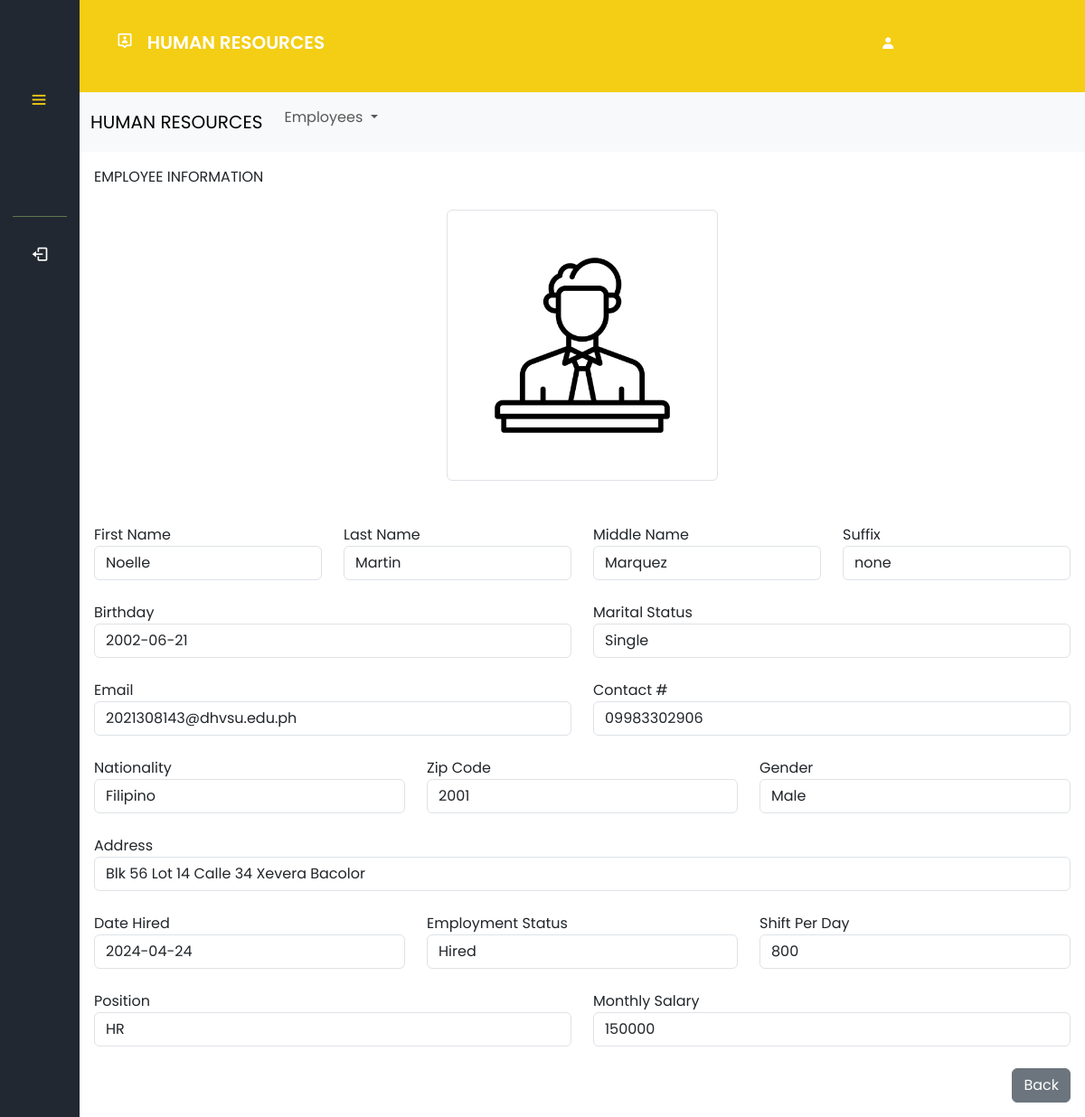
Page /hr/viewemployee.php?viewemployee=35 (signed in) on the committed database.
### tables this page shows
CREATE TABLE `employees` (
  `emp_id` int(11) NOT NULL,
  `firstname` varchar(50) NOT NULL,
  `lastname` varchar(50) NOT NULL,
  `middlename` varchar(50) NOT NULL,
  `suffix` varchar(10) NOT NULL,
  `fullname` varchar(70) NOT NULL,
  `email` varchar(70) NOT NULL,
  `contact` varchar(50) NOT NULL,
  `birthday` date NOT NULL,
  `marital_status` varchar(50) NOT NULL,
  `department` varchar(70) NOT NULL,
  `gender` varchar(10) NOT NULL,
  `nationality` varchar(50) NOT NULL,
  `zip_code` varchar(10) NOT NULL,
  `address` varchar(150) NOT NULL,
  `hire_date` date NOT NULL,
  `emp_status` varchar(50) NOT NULL,
  `shift_per_day` varchar(50) NOT NULL,
  `position` varchar(50) NOT NULL,
  `monthly_salary` int(50) NOT NULL,
  `photo` varchar(100) NOT NULL
);

### hr/viewemployee.php (the view, shortened to what this page needs)
<?php
if (isset($_SESSION['UserLogin'])) {
  $userrole = $_SESSION['UserRole'];
} else {
  header("Location: /pos/login.php");
  exit();
}
require 'connection/conn.php';
    try{
    $pdo = new PDO('mysql:host=localhost;dbname=hr', "root", "");
    $pdo->setAttribute(PDO::ATTR_ERRMODE, PDO::ERRMODE_EXCEPTION);
    } catch (PDOException $e) {
    echo 'Connection Failed' .$e->getMessage();
    }
    if(isset($_GET['viewemployee']))
    {
        $emp_id = $_GET['viewemployee'];
        $stmt = $pdo->prepare('SELECT * from employees where emp_id = :emp_id');
        $stmt->bindParam(':emp_id', $emp_id);
        $stmt->execute();
        $result = $stmt->fetchAll();
        foreach($result as $row){
        }
    }
?>
<!DOCTYPE html>
<html lang="en">
<head>
  <link rel="stylesheet" href="styles/employee.css" />
  <link href='https://unpkg.com/boxicons@2.1.4/css/boxicons.min.css' rel="stylesheet">
  <link rel="stylesheet" href="https://cdn.jsdelivr.net/npm/bootstrap@5.3.3/dist/css/bootstrap.min.css">
  <link rel="stylesheet" href="https://cdn.datatables.net/2.0.2/css/dataTables.dataTables.css" />
</head>
<body>
<nav class="sidebar close" style="overflow: hidden;">
<header>
<div class="image-text">
</div>
  <i class="bx bx-menu toggle"></i>
</header>
<div class="menu-bar">
<div class="menu">
    <div class="bottom-content">
    <hr style="height: 1px; opacity: 40%; border-width: 0; background-color: #BFEA7C;"/>
    <li class="nav-link">
      <a href="/updated pos/logout.php">
      <i class="bx bx-log-out icon"></i>
      </a>
    </li>
    </div>
    </div>
</div>
  </nav>
  <section class="home">
    <div class="userheader">
      <h1> <i class='bx bx-user-pin icon'>&nbsp</i> HUMAN RESOURCES </h1>
      <h2><i class="bx bxs-user usericon">&nbsp</i> <?php echo htmlspecialchars($userrole); ?></h2>
  </div>
<nav class="navbar navbar-expand-lg bg-body-tertiary">
    <div class="container-fluid">
      <a class="navbar-brand" href="employee.php">HUMAN RESOURCES</a>
      <div class="collapse navbar-collapse" id="navbarSupportedContent">
        <ul class="navbar-nav me-auto mb-2 mb-lg-0">
          <li class="nav-item dropdown">
            <a class="nav-link dropdown-toggle" href="#" role="button" data-bs-toggle="dropdown" aria-expanded="false">
              Employees
            </a>
          </li>
        </ul>
      </div>
    </div>
  </nav>
<div class="p-3">
<div class="row g-0 text-center">
<div class="text-start col-sm-6 col-md-8">EMPLOYEE INFORMATION</div>
</div>
<br>
<div class="text-center">
<?php
if (empty($row['photo'])){
    echo "<img class='img-thumbnail' width='300rem' src='picture/employee.jpg'>";
}
else
{
    echo "<img class='img-thumbnail' width='300rem' src='picture/" .$row['photo']. "'>";
}
?>
</div>
<br><br>
<div class="row">
  <div class="col">
    <label>First Name</label>
    <input type="text" class="form-control" value="<?php echo $row['firstname']; ?>" readonly>
  </div>
  <div class="col">
    <label>Last Name</label>
    <input type="text" class="form-control" value="<?php echo $row['lastname']; ?>" readonly>
  </div>
  <div class="col">
    <label>Middle Name</label>
    <input type="text" class="form-control" value="<?php echo $row['middlename']; ?>" readonly>
  </div>
  <div class="col">
    <label>Suffix</label>
    <input type="text" class="form-control" value="<?php echo $row['suffix']; ?>" readonly>
  </div>
</div>
<br>
<div class="row">
<div class="col">
    <label>Birthday</label>
    <input type="text" class="form-control" value="<?php echo $row['birthday']; ?>" readonly>
  </div>
  <div class="col">
    <label>Marital Status</label>
    <input type="text" class="form-control" value="<?php echo $row['marital_status']; ?>" readonly>
  </div>
</div>
<br>
<div class="row">
  <div class="col">
    <label>Email</label>
    <input type="text" class="form-control" value="<?php echo $row['email']; ?>" readonly>
  </div>
  <div class="col">
    <label>Contact #</label>
    <input type="text" class="form-control" value="<?php echo $row['contact']; ?>" readonly>
  </div>
</div>
<br>
<div class="row">
  <div class="col">
    <label>Nationality</label>
    <input type="text" class="form-control" value="<?php echo $row['nationality']; ?>" readonly>
  </div>
  <div class="col">
    <label>Zip Code</label>
    <input type="text" class="form-control" value="<?php echo $row['zip_code']; ?>" readonly>
  </div>
  <div class="col">
    <label>Gender</label>
    <input type="text" class="form-control" value="<?php echo $row['gender']; ?>" readonly>
  </div>
</div>
<br>
<div class="row">
  <div class="col">
    <label>Address</label>
    <input type="text" class="form-control" value="<?php echo $row['address']; ?>" readonly>
  </div>
</div>
<br>
<div class="row">
  <div class="col">
    <label>Date Hired</label>
    <input type="text" class="form-control" value="<?php echo $row['hire_date']; ?>" readonly>
  </div>
  <div class="col">
    <label>Employment Status</label>
    <input type="text" class="form-control" value="<?php echo $row['emp_status']; ?>" readonly>
  </div>
  <div class="col">
    <label>Shift Per Day</label>
    <input type="text" class="form-control" value="<?php echo $row['shift_per_day']; ?>" readonly>
  </div>
</div>
<br>
<div class="row">
  <div class="col">
    <label>Position</label>
    <input type="text" class="form-control" value="<?php echo $row['position']; ?>" readonly>
  </div>
  <div class="col">
    <label>Monthly Salary</label>
    <input type="text" class="form-control" value="<?php echo $row['monthly_salary']; ?>" readonly>
  </div>
</div>
<br>
<div class="modal-footer">
<button type="button" name="back" class="btn btn-secondary" onclick="history.back()">Back</button>
</div>
</div>
</section>
</body>
</html>

### hr/styles/employee.css (style rules this page uses)
* { padding: 0; margin: 0; box-sizing: border-box; font-family: 'Poppins', sans-serif; }
:root { --background-color: #222831; --color: #F4CE14; --hover-color: #FFF455; --text-color: #000000; --text-color2: black; }
body { height: 100vh; background: #EEEEEE; }
.sidebar { position: fixed; top: 0; left: 0; height: 100%; width: 250px; padding: 10px 14px; background: #222831; z-index: 100; cursor: pointer; }
.sidebar.close { width: 88px; }
.sidebar .menu { margin-top: -45px; }
.sidebar li { height: 50px; margin-top: 10px; list-style: none; display: flex; align-items: center; }
.sidebar li .icon { display: flex; align-items: center; justify-content: center; min-width: 60px; font-size: 20px; }
.sidebar li .icon, .sidebar li .text { color: #fff; }
.sidebar header { position: relative; }
.sidebar header .image-text { display: flex; align-items: center; padding-top: 1rem; }
.sidebar header .toggle { position: absolute; color:#F4CE14; top: 60%; left: 90%; font-size: 22px; line-height: 50px; transform: translateY(-50%); cursor: pointer; }
.sidebar li a { text-decoration: none; height: 100%; width: 100%; display: flex; align-items: center; border-radius: 6px; }
.sidebar .menu-bar { height: calc(100% - 60px); display: flex; flex-direction: column; justify-content: space-between; padding-top: 3rem; }
.sidebar.close .toggle { left: 30%; }
.home { position: relative; height: 100vh; left: 250px; width: calc(100% - 250px); }
.home .userheader { padding: 35px 40px; background-color: #F4CE14; box-shadow: 0 4px 8px 0 rgba(0, 0, 0, 0.2); }
.home .userheader h1 { font-size: 20px; font-weight: 600; color: #fff; }
.home .userheader h2 { font-size: 16px; font-weight: 600; color: #fff; margin-left: 82%; margin-top: -27px; }
.sidebar.close ~ .home { left: 88px; width: calc(100% - 88px); }
.bottom-content { margin-top: 60px; }
.dropdown { position: relative; display: list-item; width: 230px; height: 50px; }

### rows in the picture
employees: firstname "Noelle", lastname "Martin", middlename "Marquez", suffix "none", birthday "2002-06-21", marital_status "Single", email "2021308143@dhvsu.edu.ph", contact "09983302906", nationality "Filipino", zip_code "2001", gender "Male", address "Blk 56 Lot 14 Calle 34 Xevera Bacolor", hire_date "2024-04-24", emp_status "Hired", shift_per_day "800", position "HR", monthly_salary "150000"
